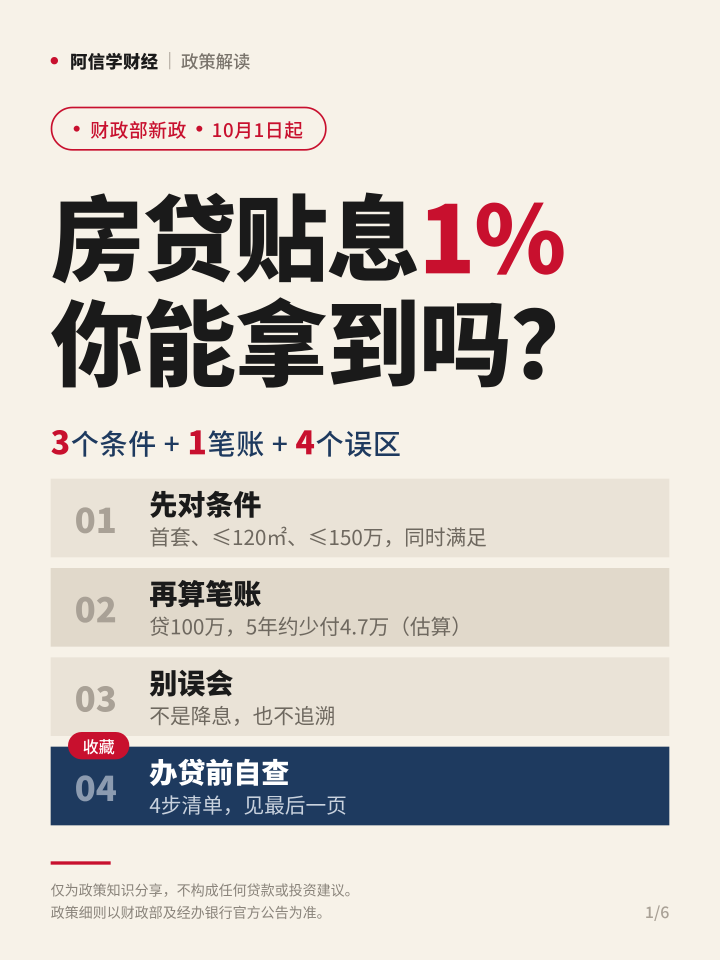
#> input picture handovers/20261123/完整交接/payload/project/notes/20261022-房贷贴息/03-design/p1.png, 2160 x 2880 px, given in place of chalkboard_1080x1920.png, which was not available (shown at 1/3 size)
$ python render_v2.py
#> lines starting #> are read from the running program, lines starting #| are printed output that depends on the picture
#!/usr/bin/env python3
"""Sphere 14.4s style demo v2 — single-timeline renderer (1080x1920 @30fps).

Implements plan/visual_spec_v1.md: unified dark stage, browser frame, E/M camera,
loupe detail card, focus mask, draw-on red stroke, styled cursor, frosted cover.
Usage: render_v2.py OUT.mp4 [--frames t1,t2,...  --png-dir DIR]
"""
from __future__ import annotations
import math, subprocess, sys, functools, argparse
from pathlib import Path
import numpy as np, cv2
from PIL import Image, ImageDraw, ImageFont

sys.path.insert(0, str(Path(__file__).parent))
import sources as S  # noqa

ROOT = Path("/workspace/xhs/商单/20261110-Sphere/demo")
W, H, FPS, DUR = 1080, 1920, 30, 14.4
FONT_BLACK = "/home/box/.fonts/NotoSansSC-Black.otf"
FONT_REG = "/usr/share/fonts/opentype/noto/NotoSansCJK-Regular.ttc"
FONT_BOLD = "/usr/share/fonts/opentype/noto/NotoSansCJK-Bold.ttc"
if not Path(FONT_BOLD).exists():
    FONT_BOLD = FONT_BLACK
RED = (224, 0, 14)
WHITE = (255, 255, 255)

# --------------------------------------------------------------------------- easing
def bezier(p1x, p1y, p2x, p2y):
    # [11 lines left out: function f, not called in this run]
    return f
CAM = bezier(.65, 0, .35, 1)
EIN = bezier(.05, .7, .1, 1)
EOUT = bezier(.3, 0, .8, .15)
DRAW = bezier(.4, 0, .2, 1)
CUR = bezier(.45, 0, .2, 1)
WHIP = bezier(.7, 0, .3, 1)
def P(t, t0, d, ease=lambda x: x):
    if d <= 0: return 1.0 if t >= t0 else 0.0
    return ease(min(1.0, max(0.0, (t - t0) / d)))
def lerp(a, b, k): return a + (b - a) * k
def lerp_rect(a, b, k): return tuple(lerp(x, y, k) for x, y in zip(a, b))

# --------------------------------------------------------------------------- image helpers (float RGB 0..1, RGBA layers)
def to_f(img): return np.asarray(img, dtype=np.float32) / 255.0
# [35 lines left out: functions over, over_sub, scale_layer, rrect_mask, not called in this run]

@functools.lru_cache(maxsize=None)
def font(path, size): return ImageFont.truetype(path, size)

# [56 lines left out: functions text_layer, ink_box, text_at, pill, not called in this run]
pill = functools.lru_cache(maxsize=64)(pill)

# [9 lines left out: function add_shadow_layer, not called in this run]

# --------------------------------------------------------------------------- backgrounds
def make_stage():
    base = np.zeros((H, W, 3), np.float32) + np.array([0x14, 0x14, 0x18], np.float32) / 255
    chalk = to_f(Image.open(ROOT / "assets/chalkboard_1080x1920.png").convert("RGB"))
#> in to_f, `def to_f(img): return np.asarray(img, dtype=np.float32) / 255.0`:
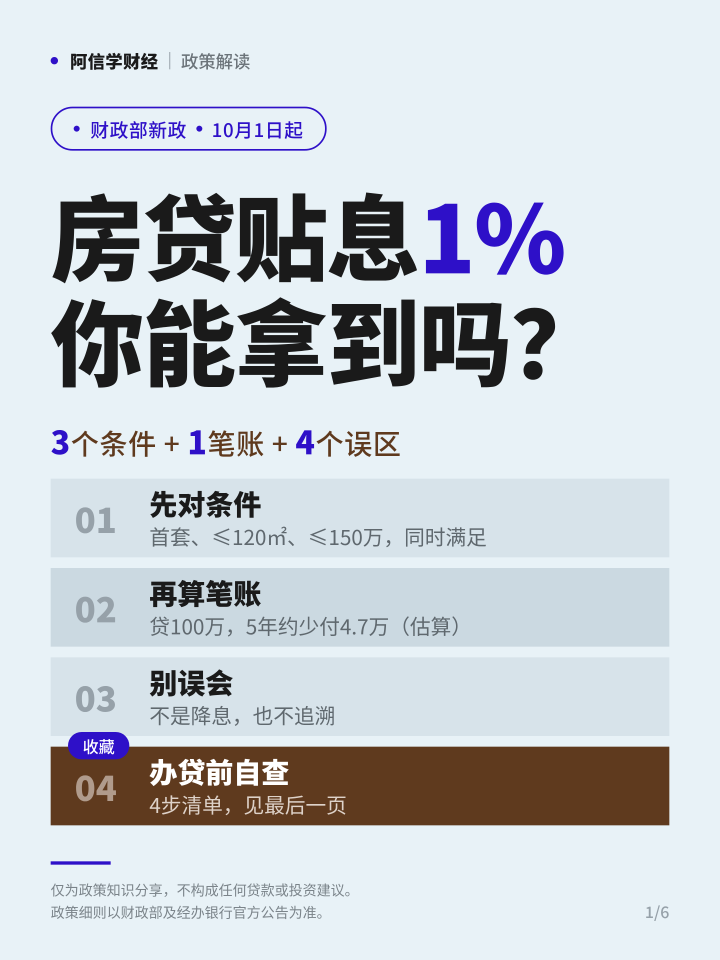
#> returned value: shape (2880, 2160, 3) float32 (shown at 1/3 size); mean of channels 0, 1, 2 0.856, 0.829, 0.785; drawn as B, G, R
#> (the run stopped early here; a loop or call above may not have finished)

$ run again, on handovers/20261123/完整交接/payload/project/notes/20261022-房贷贴息/03-design/p1_v1.png
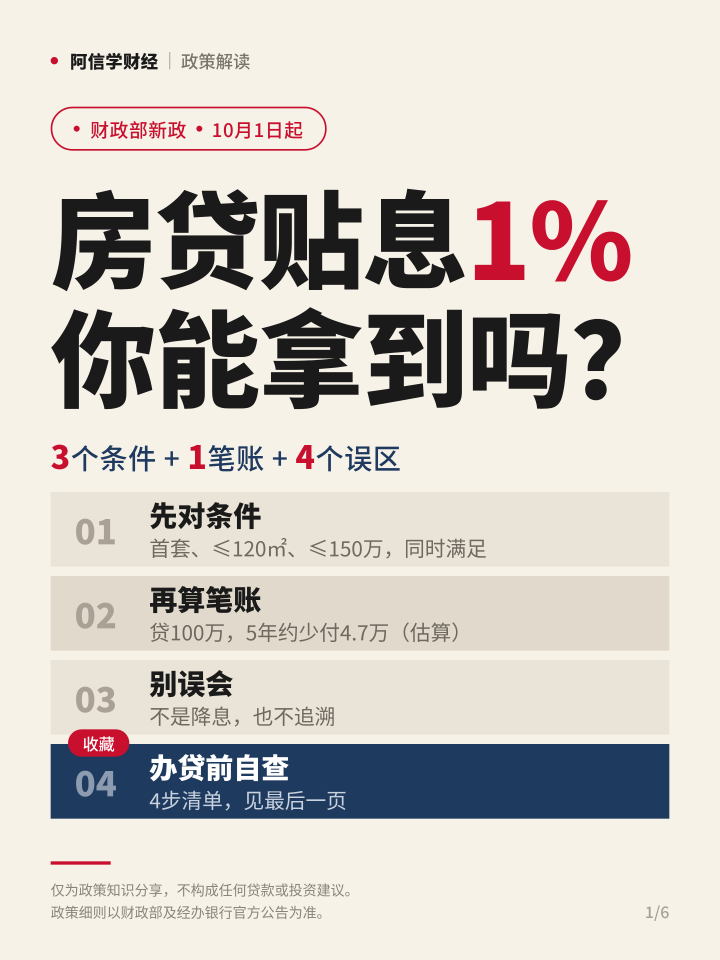
#> input picture handovers/20261123/完整交接/payload/project/notes/20261022-房贷贴息/03-design/p1_v1.png, 2160 x 2880 px, given in place of chalkboard_1080x1920.png, which was not available (shown at 1/3 size)
#> in to_f, `def to_f(img): return np.asarray(img, dtype=np.float32) / 255.0`:
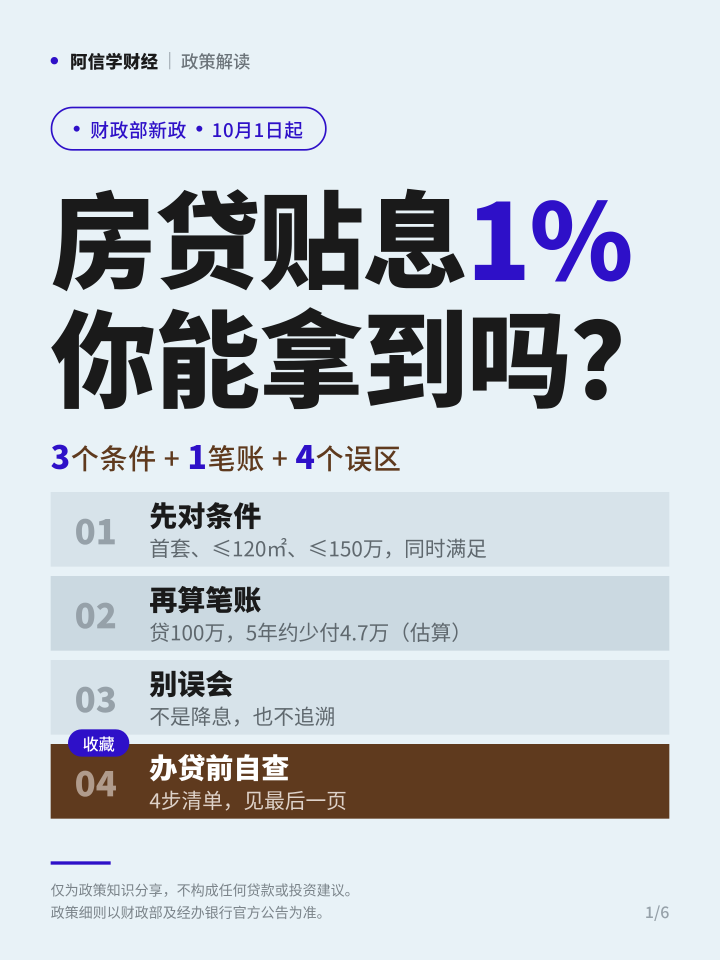
#> returned value: shape (2880, 2160, 3) float32 (shown at 1/3 size); mean of channels 0, 1, 2 0.844, 0.825, 0.774; drawn as B, G, R
